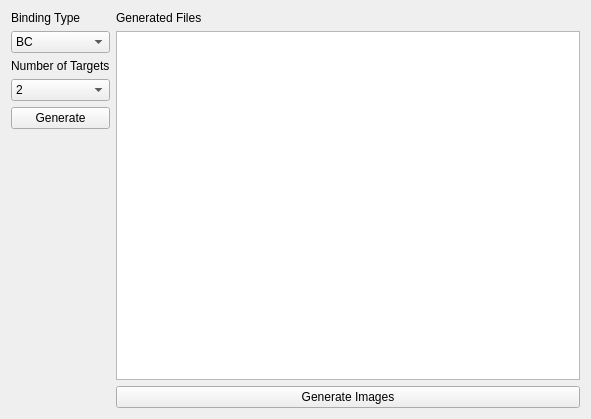
<?xml version="1.0" encoding="UTF-8"?>
<ui version="4.0">
 <class>BindingGenerator</class>
 <widget class="QMainWindow" name="BindingGenerator">
  <property name="geometry">
   <rect>
    <x>0</x>
    <y>0</y>
    <width>591</width>
    <height>419</height>
   </rect>
  </property>
  <property name="windowTitle">
   <string>BindingGenerator</string>
  </property>
  <widget class="QWidget" name="centralWidget">
   <layout class="QHBoxLayout" name="horizontalLayout">
    <item>
     <layout class="QVBoxLayout" name="verticalLayout">
      <item>
       <widget class="QLabel" name="label">
        <property name="text">
         <string>Binding Type</string>
        </property>
       </widget>
      </item>
      <item>
       <widget class="QComboBox" name="cbBindingType">
        <item>
         <property name="text">
          <string>BC</string>
         </property>
        </item>
        <item>
         <property name="text">
          <string>UC</string>
         </property>
        </item>
       </widget>
      </item>
      <item>
       <widget class="QLabel" name="label_2">
        <property name="text">
         <string>Number of Targets</string>
        </property>
       </widget>
      </item>
      <item>
       <widget class="QComboBox" name="cbNumTargets">
        <item>
         <property name="text">
          <string>2</string>
         </property>
        </item>
        <item>
         <property name="text">
          <string>3</string>
         </property>
        </item>
       </widget>
      </item>
      <item>
       <widget class="QPushButton" name="pbGenFile">
        <property name="text">
         <string>Generate</string>
        </property>
       </widget>
      </item>
      <item>
       <spacer name="verticalSpacer">
        <property name="orientation">
         <enum>Qt::Vertical</enum>
        </property>
        <property name="sizeHint" stdset="0">
         <size>
          <width>20</width>
          <height>40</height>
         </size>
        </property>
       </spacer>
      </item>
     </layout>
    </item>
    <item>
     <layout class="QVBoxLayout" name="verticalLayout_2">
      <item>
       <widget class="QLabel" name="label_3">
        <property name="text">
         <string>Generated Files</string>
        </property>
       </widget>
      </item>
      <item>
       <widget class="QListWidget" name="listWidget"/>
      </item>
      <item>
       <widget class="QPushButton" name="pbGenImages">
        <property name="text">
         <string>Generate Images</string>
        </property>
       </widget>
      </item>
     </layout>
    </item>
   </layout>
  </widget>
 </widget>
 <layoutdefault spacing="6" margin="11"/>
 <resources/>
 <connections/>
</ui>
